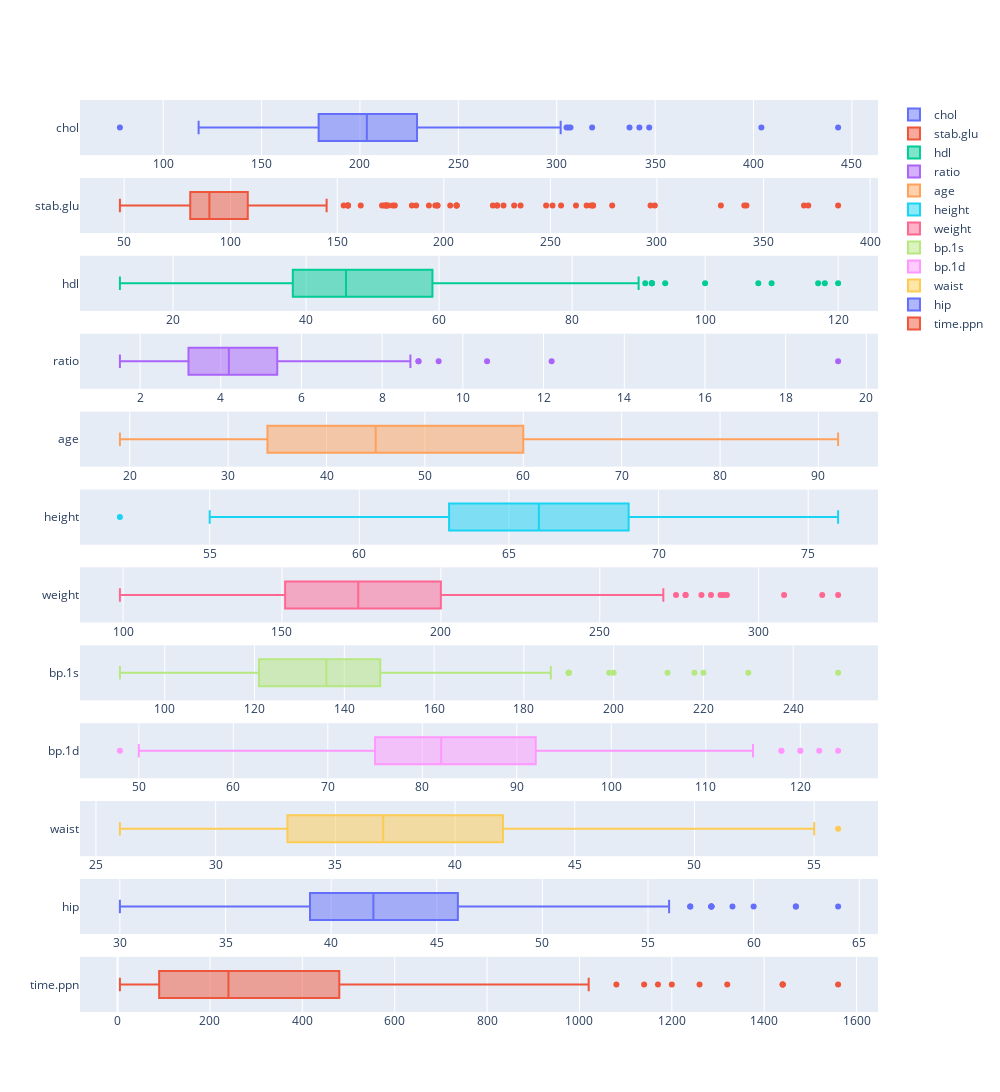

Notebook code cell kept with this figure:
### Code cell
fig = make_subplots(rows = len(numeric_features), cols = 1)


for i,f in enumerate( numeric_features):

    fig.add_trace(go.Box(x = df3[f], name = f), row =i+1, col =1)


fig.update_layout(height = 3000, width = 1000)
fig.show()

### Figure 1 — Plotly figure (JSON) as saved in the notebook; plotly's stock layout.template omitted (floating-point values rounded to 4 significant figures; data arrays with more than 128 entries replaced by an {"elided": "..."} marker saying what was removed)
{"data": [{"name": "chol", "x": {"elided": "366 int values"}, "type": "box", "xaxis": "x", "yaxis": "y"}, {"name": "stab.glu", "x": {"elided": "366 int values"}, "type": "box", "xaxis": "x2", "yaxis": "y2"}, {"name": "hdl", "x": {"elided": "366 int values"}, "type": "box", "xaxis": "x3", "yaxis": "y3"}, {"name": "ratio", "x": {"elided": "366 float values"}, "type": "box", "xaxis": "x4", "yaxis": "y4"}, {"name": "age", "x": {"elided": "366 int values"}, "type": "box", "xaxis": "x5", "yaxis": "y5"}, {"name": "height", "x": {"elided": "366 int values"}, "type": "box", "xaxis": "x6", "yaxis": "y6"}, {"name": "weight", "x": {"elided": "366 int values"}, "type": "box", "xaxis": "x7", "yaxis": "y7"}, {"name": "bp.1s", "x": {"elided": "366 int values"}, "type": "box", "xaxis": "x8", "yaxis": "y8"}, {"name": "bp.1d", "x": {"elided": "366 int values"}, "type": "box", "xaxis": "x9", "yaxis": "y9"}, {"name": "waist", "x": {"elided": "366 int values"}, "type": "box", "xaxis": "x10", "yaxis": "y10"}, {"name": "hip", "x": {"elided": "366 int values"}, "type": "box", "xaxis": "x11", "yaxis": "y11"}, {"name": "time.ppn", "x": {"elided": "366 int values"}, "type": "box", "xaxis": "x12", "yaxis": "y12"}], "layout": {"xaxis": {"anchor": "y", "domain": [0, 1]}, "yaxis": {"anchor": "x", "domain": [0.9396, 1]}, "xaxis2": {"anchor": "y2", "domain": [0, 1]}, "yaxis2": {"anchor": "x2", "domain": [0.8542, 0.9146]}, "xaxis3": {"anchor": "y3", "domain": [0, 1]}, "yaxis3": {"anchor": "x3", "domain": [0.7688, 0.8292]}, "xaxis4": {"anchor": "y4", "domain": [0, 1]}, "yaxis4": {"anchor": "x4", "domain": [0.6833, 0.7438]}, "xaxis5": {"anchor": "y5", "domain": [0, 1]}, "yaxis5": {"anchor": "x5", "domain": [0.5979, 0.6583]}, "xaxis6": {"anchor": "y6", "domain": [0, 1]}, "yaxis6": {"anchor": "x6", "domain": [0.5125, 0.5729]}, "xaxis7": {"anchor": "y7", "domain": [0, 1]}, "yaxis7": {"anchor": "x7", "domain": [0.4271, 0.4875]}, "xaxis8": {"anchor": "y8", "domain": [0, 1]}, "yaxis8": {"anchor": "x8", "domain": [0.3417, 0.4021]}, "xaxis9": {"anchor": "y9", "domain": [0, 1]}, "yaxis9": {"anchor": "x9", "domain": [0.2563, 0.3167]}, "xaxis10": {"anchor": "y10", "domain": [0, 1]}, "yaxis10": {"anchor": "x10", "domain": [0.1708, 0.2313]}, "xaxis11": {"anchor": "y11", "domain": [0, 1]}, "yaxis11": {"anchor": "x11", "domain": [0.08542, 0.1458]}, "xaxis12": {"anchor": "y12", "domain": [0, 1]}, "yaxis12": {"anchor": "x12", "domain": [0, 0.06042]}, "height": 3000, "width": 1000}}
